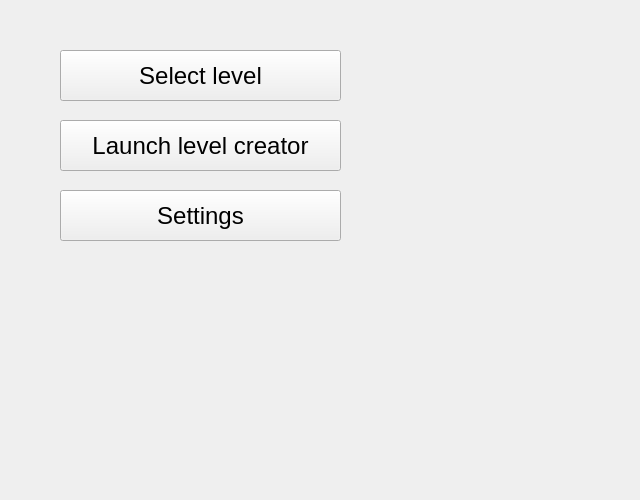
<?xml version="1.0" encoding="UTF-8"?>
<ui version="4.0">
 <class>MainMenu</class>
 <widget class="QWidget" name="MainMenu">
  <property name="geometry">
   <rect>
    <x>0</x>
    <y>0</y>
    <width>640</width>
    <height>500</height>
   </rect>
  </property>
  <property name="font">
   <font>
    <pointsize>18</pointsize>
   </font>
  </property>
  <property name="windowTitle">
   <string>Menu</string>
  </property>
  <widget class="QPushButton" name="settingsPushButton">
   <property name="geometry">
    <rect>
     <x>60</x>
     <y>190</y>
     <width>281</width>
     <height>51</height>
    </rect>
   </property>
   <property name="text">
    <string>Settings</string>
   </property>
  </widget>
  <widget class="QPushButton" name="levelCreatorPushButton">
   <property name="geometry">
    <rect>
     <x>60</x>
     <y>120</y>
     <width>281</width>
     <height>51</height>
    </rect>
   </property>
   <property name="text">
    <string>Launch level creator</string>
   </property>
  </widget>
  <widget class="QPushButton" name="levelSelectorPushButton">
   <property name="geometry">
    <rect>
     <x>60</x>
     <y>50</y>
     <width>281</width>
     <height>51</height>
    </rect>
   </property>
   <property name="text">
    <string>Select level</string>
   </property>
  </widget>
 </widget>
 <resources/>
 <connections/>
</ui>
